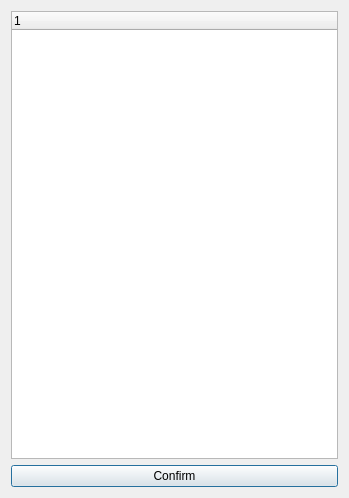
<?xml version="1.0" encoding="UTF-8"?>
<ui version="4.0">
 <class>Dialog</class>
 <widget class="QDialog" name="Dialog">
  <property name="geometry">
   <rect>
    <x>0</x>
    <y>0</y>
    <width>349</width>
    <height>498</height>
   </rect>
  </property>
  <property name="windowTitle">
   <string>Select instrument</string>
  </property>
  <layout class="QVBoxLayout" name="verticalLayout">
   <item>
    <widget class="QTreeWidget" name="instrumentTree">
     <column>
      <property name="text">
       <string/>
      </property>
     </column>
    </widget>
   </item>
   <item>
    <widget class="QPushButton" name="confirmButton">
     <property name="text">
      <string>Confirm</string>
     </property>
    </widget>
   </item>
  </layout>
 </widget>
 <resources/>
 <connections/>
</ui>
